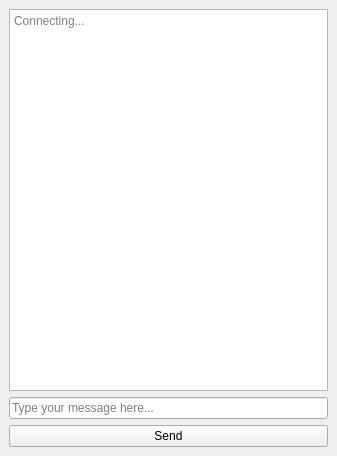
<?xml version="1.0" encoding="UTF-8"?>
<ui version="4.0">
 <class>MainWindow</class>
 <widget class="QMainWindow" name="MainWindow">
  <property name="geometry">
   <rect>
    <x>0</x>
    <y>0</y>
    <width>337</width>
    <height>456</height>
   </rect>
  </property>
  <property name="windowTitle">
   <string>MainWindow</string>
  </property>
  <widget class="QWidget" name="centralwidget">
   <layout class="QVBoxLayout" name="verticalLayout">
    <item>
     <widget class="QTextEdit" name="message_box">
      <property name="readOnly">
       <bool>true</bool>
      </property>
      <property name="placeholderText">
       <string>Connecting...</string>
      </property>
     </widget>
    </item>
    <item>
     <widget class="QLineEdit" name="message_input">
      <property name="placeholderText">
       <string>Type your message here...</string>
      </property>
     </widget>
    </item>
    <item>
     <widget class="QPushButton" name="message_button">
      <property name="text">
       <string>Send</string>
      </property>
     </widget>
    </item>
   </layout>
  </widget>
 </widget>
 <resources/>
 <connections/>
</ui>
